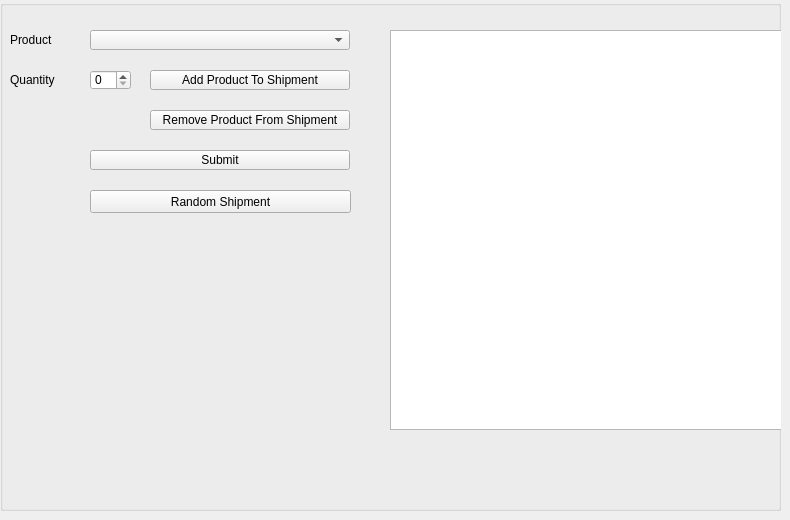
      <widget class="QWidget" name="shipmentsTab">
       <attribute name="title">
        <string>Shipments</string>
       </attribute>
       <widget class="QGroupBox" name="shipmentsGroupBox">
        <property name="geometry">
         <rect>
          <x>0</x>
          <y>0</y>
          <width>781</width>
          <height>511</height>
         </rect>
        </property>
        <property name="title">
         <string/>
        </property>
        <widget class="QLabel" name="label_29">
         <property name="geometry">
          <rect>
           <x>10</x>
           <y>30</y>
           <width>60</width>
           <height>20</height>
          </rect>
         </property>
         <property name="text">
          <string>Product</string>
         </property>
        </widget>
        <widget class="QPushButton" name="submitButtonShipmentsTab">
         <property name="geometry">
          <rect>
           <x>90</x>
           <y>150</y>
           <width>260</width>
           <height>20</height>
          </rect>
         </property>
         <property name="text">
          <string>Submit</string>
         </property>
        </widget>
        <widget class="QComboBox" name="productComboBoxShipmentsTab">
         <property name="geometry">
          <rect>
           <x>90</x>
           <y>30</y>
           <width>260</width>
           <height>20</height>
          </rect>
         </property>
        </widget>
        <widget class="QSpinBox" name="productSpinBoxShipmentsTab">
         <property name="geometry">
          <rect>
           <x>90</x>
           <y>70</y>
           <width>41</width>
           <height>20</height>
          </rect>
         </property>
        </widget>
        <widget class="QPushButton" name="addProductButtonShipmentsTab">
         <property name="geometry">
          <rect>
           <x>150</x>
           <y>70</y>
           <width>200</width>
           <height>20</height>
          </rect>
         </property>
         <property name="text">
          <string>Add Product To Shipment</string>
         </property>
        </widget>
        <widget class="QPushButton" name="removeProductButtonShipmentsTab">
         <property name="geometry">
          <rect>
           <x>150</x>
           <y>110</y>
           <width>200</width>
           <height>20</height>
          </rect>
         </property>
         <property name="text">
          <string>Remove Product From Shipment</string>
         </property>
        </widget>
        <widget class="QTableWidget" name="shipmentListTableWidgetShipmentsTab">
         <property name="geometry">
          <rect>
           <x>390</x>
           <y>30</y>
           <width>400</width>
           <height>400</height>
          </rect>
         </property>
        </widget>
        <widget class="QLabel" name="feedbackLabelShipmentsTab">
         <property name="geometry">
          <rect>
           <x>90</x>
           <y>240</y>
           <width>260</width>
           <height>20</height>
          </rect>
         </property>
         <property name="text">
          <string/>
         </property>
        </widget>
        <widget class="QLabel" name="label_30">
         <property name="geometry">
          <rect>
           <x>10</x>
           <y>70</y>
           <width>60</width>
           <height>20</height>
          </rect>
         </property>
         <property name="text">
          <string>Quantity</string>
         </property>
        </widget>
        <widget class="QPushButton" name="randomShipmentButtonShipmentsTab">
         <property name="geometry">
          <rect>
           <x>90</x>
           <y>190</y>
           <width>261</width>
           <height>23</height>
          </rect>
         </property>
         <property name="text">
          <string>Random Shipment</string>
         </property>
        </widget>
       </widget>
      </widget>
